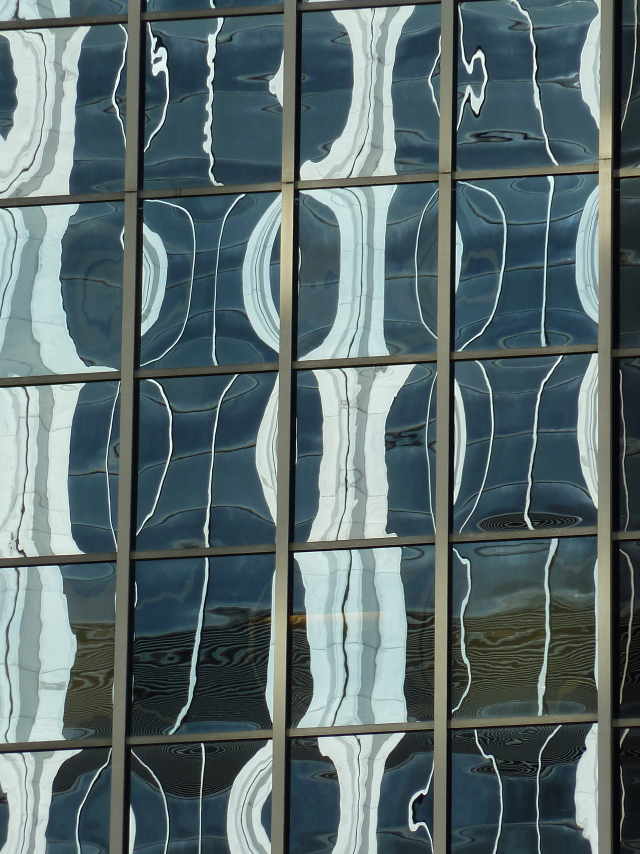
#> input picture flatness_detection/detection/test.jpg, 1920 x 2560 px (shown at 1/3 size)
$ python flatnessDetectStrategy.py   (older library calls are emulated)
#> lines starting #> are read from the running program, lines starting #| are printed output that depends on the picture
### flatness_detection/detection/methods.py
import os
import cv2
import numpy as np
import matplotlib.pyplot as plt

def edge_analysis(cropped_image, gray, glass_id, output_dir='./output'):
    """
    对裁剪后的图像进行边缘检测与清晰度分析
    Args:
        cropped_image: 裁剪得到的BGR彩图像（numpy ndarray）
        gray: 裁剪区域对应的灰度图像（numpy ndarray）
        glass_id: 当前玻璃的唯一标识（用于命名输出文件）
        output_dir: 结果保存目录（默认'./output'）
    Returns:
        edge_result: 边缘分析结果，0代表不平整，1代表平整
        edge_analysis_text: 分析结论的文字描述
        edge_image_path: 边缘检测结果图片的保存路径
        edges: 边缘二值图像（numpy ndarray）
    """
    edges = cv2.Canny(gray, 50, 150)
    edge_image_path = os.path.join(output_dir, f"{glass_id}-edges.jpg")
    cv2.imwrite(edge_image_path, edges)
    edge_count = np.sum(edges > 0)
    laplacian = cv2.Laplacian(gray, cv2.CV_64F)
    laplacian_variance = laplacian.var()
    if laplacian_variance < 10:
        edge_result = 0
        edge_analysis_text = f"玻璃表面可能不平整（边缘模糊，拉普拉斯方差：{laplacian_variance:.2f}）"
    elif edge_count < 500:
        edge_result = 1
        edge_analysis_text = f"玻璃表面平整（边缘正常，但简单背景，边缘数量：{edge_count}）"
    else:
        edge_result = 1
        edge_analysis_text = f"玻璃表面平整（边缘清晰且正常，拉普拉斯方差：{laplacian_variance:.2f}，边缘数量：{edge_count}）"
    return edge_result, edge_analysis_text, edge_image_path, edges

def line_analysis(cropped_image, edges, glass_id, output_dir='./output'):
    """
    对边缘检测结果做直线检测，并分析角度变化
    Args:
        cropped_image: 裁剪后的原始BGR图像（numpy ndarray）
        edges: 边缘二值化图像（numpy ndarray）
        glass_id: 当前玻璃的唯一标识（用于命名输出文件）
        output_dir: 结果保存目录（默认'./output'）
    Returns:
        line_result: 直线检测分析结果，0代表不平整，1代表平整
        line_analysis_text: 分析结论的文字描述
        line_image_path: 检测并绘制直线后的图片保存路径
    """
    lines = cv2.HoughLinesP(edges, 1, np.pi / 180, 100, minLineLength=50, maxLineGap=10)
    line_image = cropped_image.copy()
    angles = []
    if lines is not None:
        for line in lines:
            x1, y1, x2, y2 = line[0]
            cv2.line(line_image, (x1, y1), (x2, y2), (0, 255, 0), 2)
            angle = np.arctan2(y2 - y1, x2 - x1) * 180 / np.pi
            angles.append(angle)
    line_image_path = os.path.join(output_dir, f"{glass_id}-lines.jpg")
    cv2.imwrite(line_image_path, line_image)
    num_lines = len(lines) if lines is not None else 0
    angle_std = np.std(angles) if angles else 0.0
    line_result = 1 if angle_std < 50 else 0
    if line_result == 0:
        line_analysis_text = f"玻璃表面可能不平整（角度标准差较大: {angle_std:.2f}）"
    else:
        line_analysis_text = "玻璃表面平整（直线角度正常）"
    return line_result, line_analysis_text, line_image_path

def gradient_analysis(gray, glass_id, output_dir='./output'):
    """
    对图像灰度梯度进行分析，评价玻璃表面变化状况
    Args:
        gray: 灰度图像（numpy ndarray）
        glass_id: 当前玻璃的唯一标识（用于命名输出文件）
        output_dir: 结果保存目录（默认'./output'）
    Returns:
        gradient_result: 梯度分析结果，0代表不平整，1代表平整
        gradient_analysis_text: 分析结论的文字描述
        gradient_image_path: 梯度幅值图像的保存路径
    """
    grad_x = cv2.Sobel(gray, cv2.CV_64F, 1, 0, ksize=3)
    grad_y = cv2.Sobel(gray, cv2.CV_64F, 0, 1, ksize=3)
    grad_magnitude = cv2.magnitude(grad_x, grad_y)
    gradient_image_path = os.path.join(output_dir, f"{glass_id}-gradient.jpg")
    cv2.imwrite(gradient_image_path, np.uint8(grad_magnitude))
    gradient_mean = np.mean(grad_magnitude)
    gradient_std = np.std(grad_magnitude)
    gradient_result = 1 if gradient_std < 100 else 0
    if gradient_result == 0:
        gradient_analysis_text = f"玻璃表面可能不平整（梯度标准差较大: {gradient_std:.2f}）"
    else:
        gradient_analysis_text = "玻璃表面平整（梯度正常）"
    return gradient_result, gradient_analysis_text, gradient_image_path

def frequency_analysis(gray, glass_id, output_dir='./output', threshold=400):
    """
    对图像做频域分析，检测表面平整度的高低频变化
    Args:
        gray: 灰度图像（numpy ndarray）
        glass_id: 当前玻璃的唯一标识（用于命名输出文件）
        output_dir: 结果保存目录（默认'./output'）
        threshold: 频谱最大最小差的分界阈值，默认400
    Returns:
        frequency_result: 频域分析结果，0代表不平整，1代表平整
        frequency_analysis_text: 分析结论的文字描述
        frequency_image_path: 频谱图片保存路径
    """
    dft = cv2.dft(np.float32(gray), flags=cv2.DFT_COMPLEX_OUTPUT)
    dft_shift = np.fft.fftshift(dft)
    magnitude_spectrum = 20 * np.log(cv2.magnitude(dft_shift[:, :, 0], dft_shift[:, :, 1]) + 1)
    frequency_image_path = os.path.join(output_dir, f"{glass_id}-frequency.jpg")
    plt.imsave(frequency_image_path, magnitude_spectrum, cmap='gray')
    freq_max = np.max(magnitude_spectrum)
    freq_min = np.min(magnitude_spectrum)
    freq_diff = freq_max - freq_min
    frequency_result = 1 if freq_diff < threshold else 0
    if frequency_result == 0:
        frequency_analysis_text = f"玻璃表面可能不平整（频谱最大-最小差值较大: {freq_diff:.2f}）"
    else:
        frequency_analysis_text = f"玻璃表面平整（频谱最大-最小差值较小: {freq_diff:.2f}）"
    return frequency_result, frequency_analysis_text, frequency_image_path

### flatness_detection/detection/flatnessDetectStrategy.py
import os
import cv2
import numpy as np

from methods import edge_analysis,line_analysis,gradient_analysis,frequency_analysis
def crop_glass_region(image,border_ratio=0.1):
    """
    裁剪图像的中间区域，排除边框部分。
    参数：
        image: 输入图像
        border_ratio: 边框占比，例如 0.1 表示裁剪掉上下左右各 10%
    返回：
        裁剪后的中间区域图像`
    """
    h, w, _ = image.shape
    top = int(h * border_ratio)  # 裁剪顶部
    bottom = int(h * (1 - border_ratio))  # 裁剪底部
    left = int(w * border_ratio)  # 裁剪左侧
    right = int(w * (1 - border_ratio))  # 裁剪右侧

    cropped_image = image[top:bottom, left:right]
    return cropped_image

def detect_glass_flatness(image_path, glass_id, output_dir='./output'):
    """
    检测玻璃的平整性，并保存中间分析图像与结果
    Args:
        image_path: 输入原始图像路径
        glass_id: 当前玻璃的唯一编号（用于命名输出文件）
        output_dir: 保存分析中间结果的目录（默认'./output'）

    Returns:
        result_dict: 字典，含各分析图片路径、文字结论和1/0的平整性分析结果
    """
#> called with image_path = 'test.jpg', glass_id = 1, output_dir = './output'
    # 确保输出目录存在
    if not os.path.exists(output_dir):
        os.makedirs(output_dir)

    image = cv2.imread(image_path)
#> image is the input picture: shape (2560, 1920, 3); mean B, G, R 110.3, 108.4, 91.6
    if image is None:
        raise FileNotFoundError(f'Cannot read image from {image_path}')

    # Step 1: 裁剪玻璃中间区域
    cropped_image = crop_glass_region(image, border_ratio=0.1)

    # Step 2: 边缘分析
    gray = cv2.cvtColor(cropped_image, cv2.COLOR_BGR2GRAY)
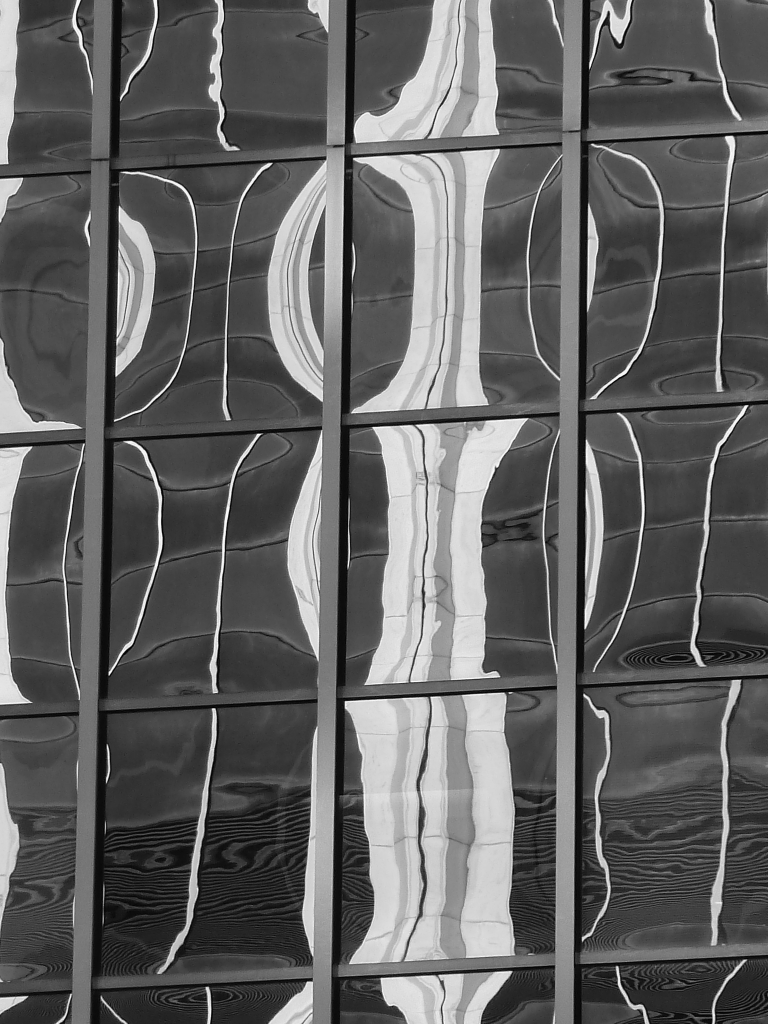
#> gray: shape (2048, 1536) (shown at 1/2 size); min 0, max 253, mean 97.3
    edge_result, edge_analysis_txt, edge_image_path, edges = edge_analysis(
        cropped_image, gray, glass_id, output_dir
    )
#> in edge_analysis, `edges = cv2.Canny(gray, 50, 150)`:
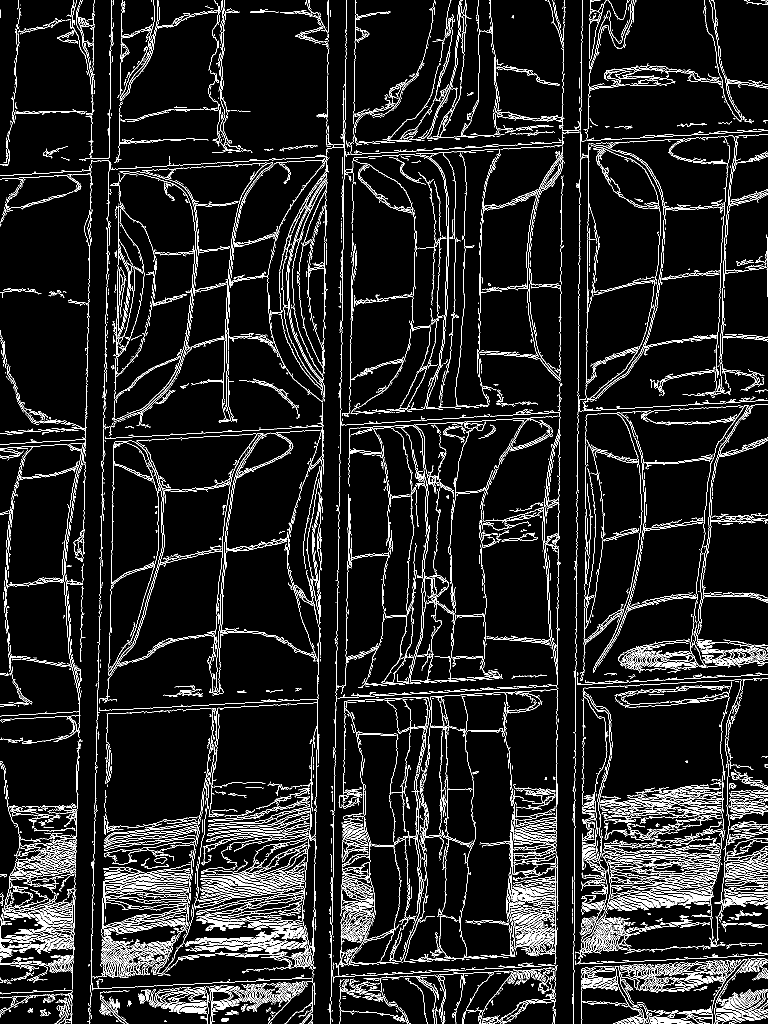
#> edges: shape (2048, 1536) (shown at 1/2 size); 8% white in thin lines or dots
#> in edge_analysis, `edge_count = np.sum(edges > 0)`: edge_count = 250981
#> in edge_analysis, `laplacian = cv2.Laplacian(gray, cv2.CV_64F)`:
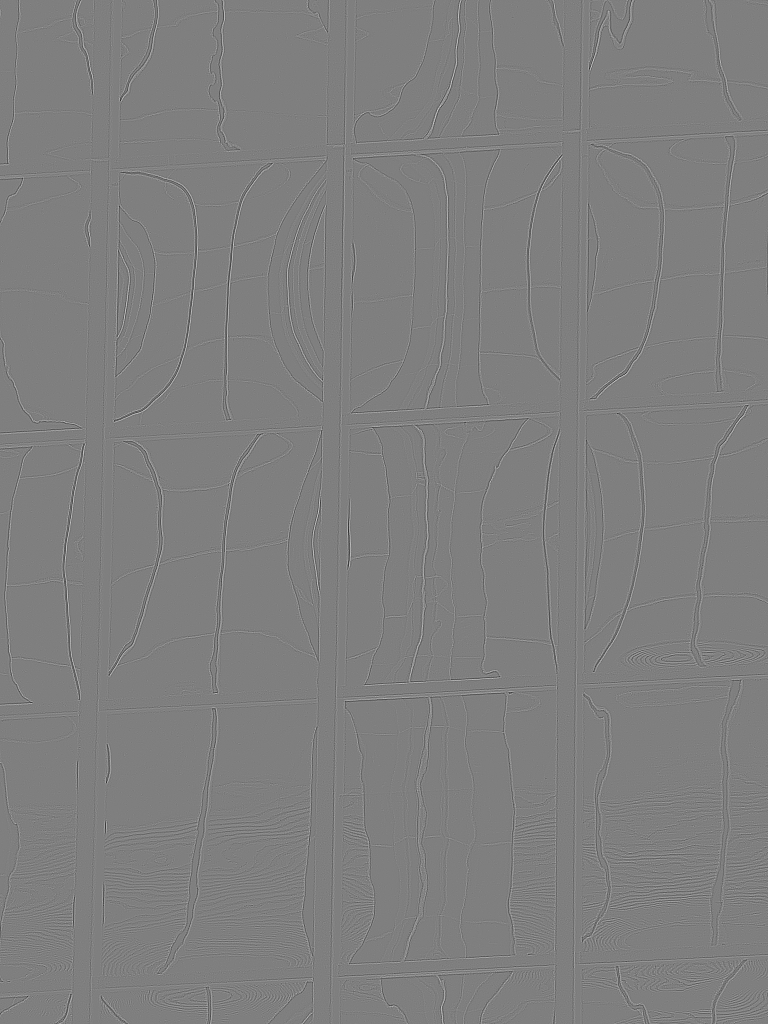
#> laplacian: shape (2048, 1536) float64 (shown at 1/2 size); min -231, max 232, mean 0; drawn with min black and max white
#> in edge_analysis, `laplacian_variance = laplacian.var()`: laplacian_variance = 315.7
#> edge_result = 1; edge_image_path = './output/1-edges.jpg'

    # Step 3: 直线检测分析
    line_result, line_analysis_txt, line_image_path = line_analysis(
        cropped_image, edges, glass_id, output_dir
    )
#> in line_analysis, `lines = cv2.HoughLinesP(edges, 1, np.pi / 180, 100, minLineLength=50, ..`: lines = 1343 rows, first 6: [629, 1768, 632, 1554], [676, 1144, 680, 920], [195, 1421, 635, 1398], [755, 1949, 1114, 1930], [224, 1108, 226, 1007], [682, 1876, 684, 1756]
#> the loop in line_analysis, `for line in lines:` made 1343 passes
#> (x1, y1, x2, y2, angle) on passes 1 to 3: (629, 1768, 632, 1554, -89.2), (676, 1144, 680, 920, -88.98), (195, 1421, 635, 1398, -2.99)
#> after the loop in line_analysis, `for line in lines:`:
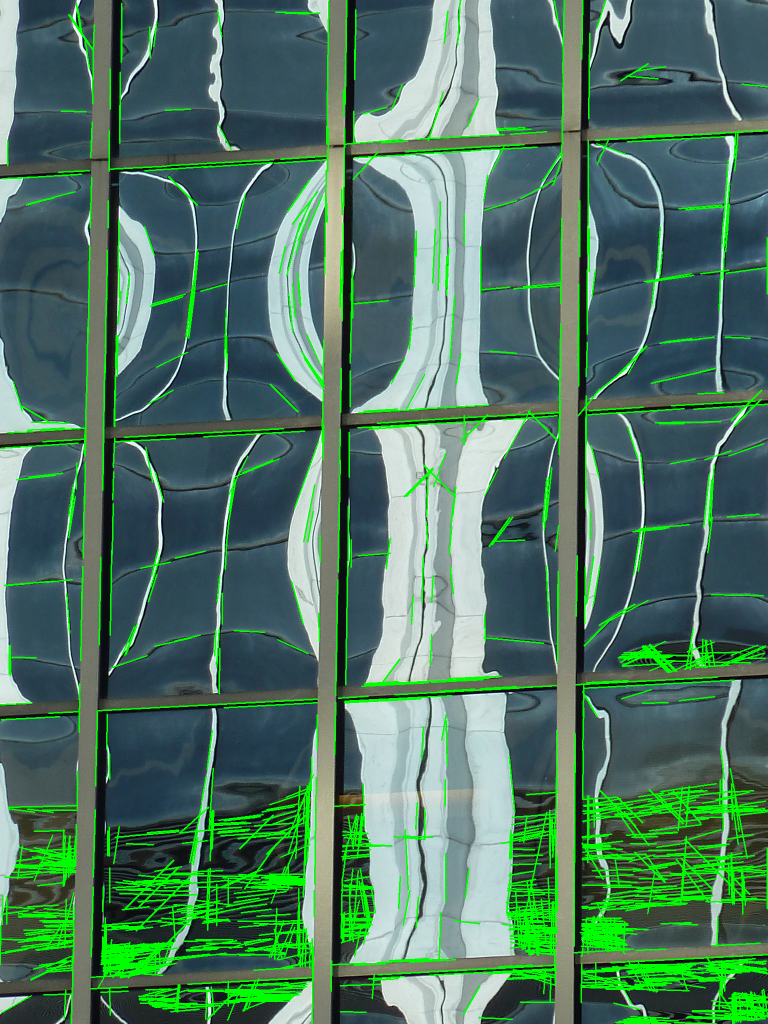
#> line_image: shape (2048, 1536, 3) (shown at 1/2 size); mean B, G, R 97.7, 117.1, 78.2
#> after the loop in line_analysis, `for line in lines:`: angles = 1343 values, max 90 at index 545, min -90 at index 65, mean -18.53
#> in line_analysis, `num_lines = len(lines) if lines is not None else 0`: num_lines = 1343
#> in line_analysis, `angle_std = np.std(angles) if angles else 0.0`: angle_std = 48.87
#> in line_analysis, `line_result = 1 if angle_std < 50 else 0`: line_result = 1
#> line_result = 1; line_analysis_txt = '玻璃表面平整（直线角度正常）'; line_image_path = './output/1-lines.jpg'

    # Step 4: 梯度分析
    gradient_result, gradient_analysis_txt, gradient_image_path = gradient_analysis(
        gray, glass_id, output_dir
    )
#> in gradient_analysis, `cv2.imwrite(gradient_image_path, np.uint8(grad_magnitude))`:
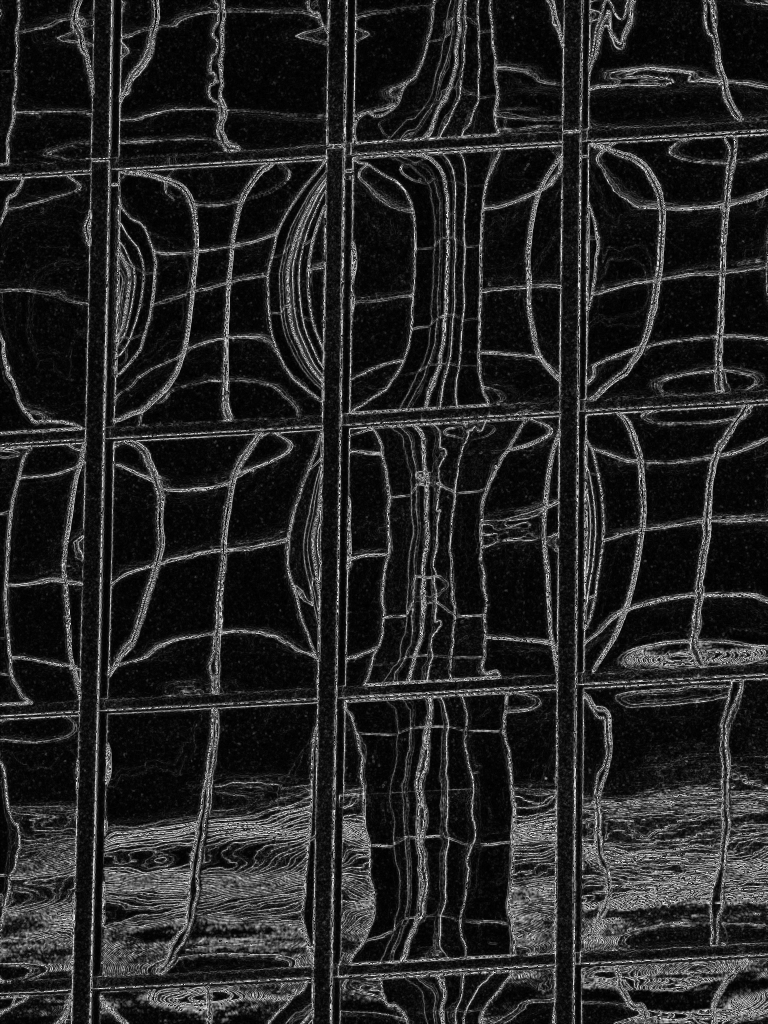
#> saved as 1-gradient.jpg: shape (2048, 1536) (shown at 1/2 size); min 0, max 255, mean 36.9
#> in gradient_analysis, `gradient_mean = np.mean(grad_magnitude)`: gradient_mean = 51.52
#> in gradient_analysis, `gradient_std = np.std(grad_magnitude)`: gradient_std = 98.04
#> in gradient_analysis, `gradient_result = 1 if gradient_std < 100 else 0`: gradient_result = 1
#> gradient_result = 1; gradient_analysis_txt = '玻璃表面平整（梯度正常）'; gradient_image_path = './output/1-gradient.jpg'

    # Step 5: 频域分析
    frequency_result, frequency_analysis_txt, frequency_image_path = frequency_analysis(
        gray, glass_id, output_dir
    )
#> in frequency_analysis, `magnitude_spectrum = 20 * np.log(cv2.magnitude(dft_shift[:, :, 0], dft..`:
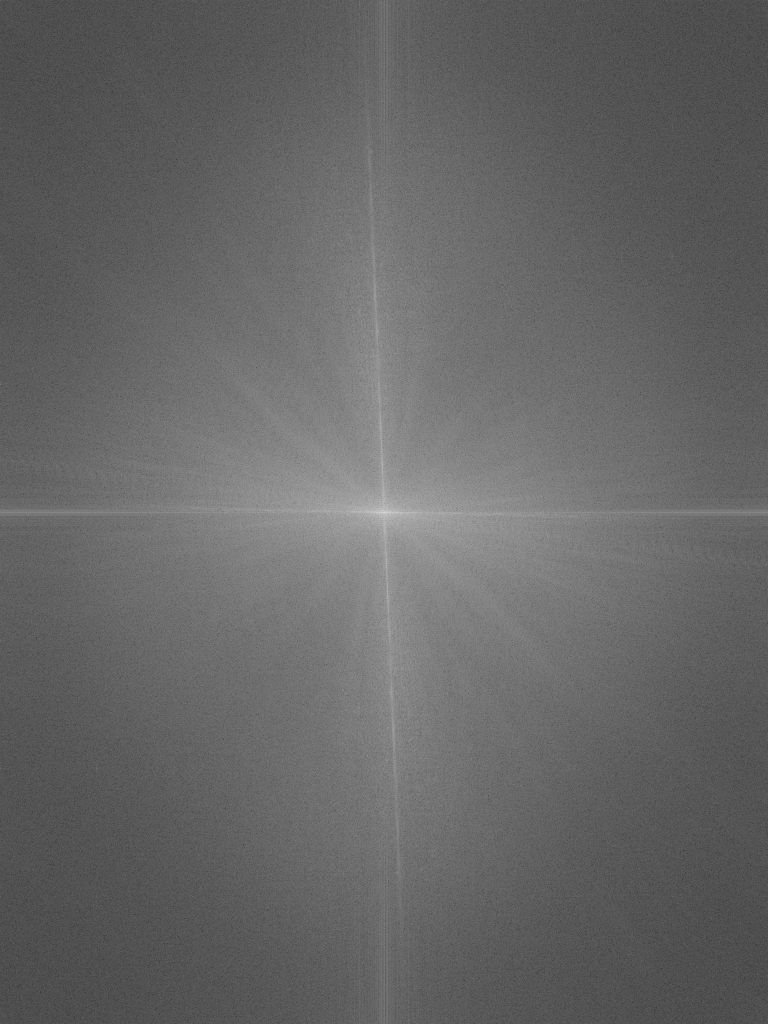
#> magnitude_spectrum: shape (2048, 1536) float32 (shown at 1/2 size); min 22.01, max 390.8, mean 170; drawn with min black and max white
#> in frequency_analysis, `freq_max = np.max(magnitude_spectrum)`: freq_max = 390.8
#> in frequency_analysis, `freq_min = np.min(magnitude_spectrum)`: freq_min = 22.01
#> in frequency_analysis, `freq_diff = freq_max - freq_min`: freq_diff = 368.8
#> in frequency_analysis, `frequency_result = 1 if freq_diff < threshold else 0`: frequency_result = 1
#> in frequency_analysis, `frequency_analysis_text = f"玻璃表面平整（频谱最大-最小差值较小: {freq_diff:.2f}）"`: frequency_analysis_text = '玻璃表面平整（频谱最大-最小差值较小: 368.77）'
#> frequency_result = 1; frequency_analysis_txt = '玻璃表面平整（频谱最大-最小差值较小: 368.77）'; frequency_image_path = './output/1-frequency.jpg'

    # 综合三项分析结果
    flatness_result = 1 if sum([line_result, gradient_result, frequency_result]) >= 2 else 0
#> flatness_result = 1

    # 同步保存中间的裁剪后彩图像、灰度图像
    crop_img_path = os.path.join(output_dir, f"{glass_id}-crop.jpg")
    gray_img_path = os.path.join(output_dir, f"{glass_id}-gray.jpg")
    cv2.imwrite(crop_img_path, cropped_image)
    cv2.imwrite(gray_img_path, gray)

    # 汇总所有过程结果
    result = {
        'crop_img_path': crop_img_path,
        'gray_img_path': gray_img_path,
        'edge_image_path': edge_image_path,
        'line_image_path': line_image_path,
        'gradient_image_path': gradient_image_path,
        'frequency_image_path': frequency_image_path,

        'edge_analysis': edge_analysis_txt,
        'line_analysis': line_analysis_txt,
        'gradient_analysis': gradient_analysis_txt,
        'frequency_analysis': frequency_analysis_txt,

        'edge_result': edge_result,
        'line_result': line_result,
        'gradient_result': gradient_result,
        'frequency_result': frequency_result,
        'flatness_result': flatness_result
    }
    return result

detect_glass_flatness("test.jpg",1)
